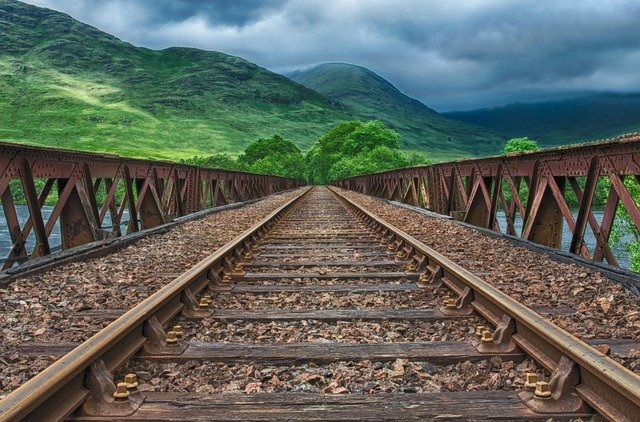
#> input picture computer-vision/image-processing/railway.jpg, 640 x 422 px
$ jupyter execute image-processing-2.ipynb
#> lines starting #> are read from the running program, lines starting #| are printed output that depends on the picture; after the words box and inside, x2 and y2 are one past the last pixel; in counts of white or black regions, pixels touching at a corner belong together
# Serie Image processing: post 2, The histograms

[cell 1]
import matplotlib.pyplot as plt
from skimage.io import imread, imshow
from skimage import exposure
import matplotlib.pyplot as plt
from skimage.color import rgb2gray
import numpy as np

## Display original image

[cell 2]
image1 = imread('railway.jpg') #, as_gray=True)
#> image1 is the input picture: shape (422, 640, 3); mean R, G, B 94, 101.7, 93.1
#image1_Gray = rgb2gray(image1)
image1_Gray = imread('railway.jpg', as_gray=True)
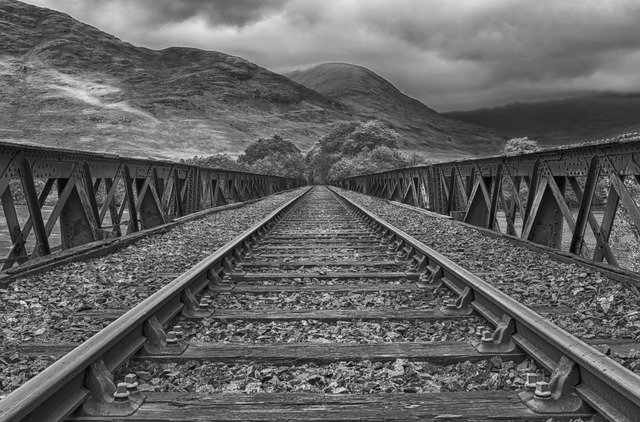
#> image1_Gray: shape (422, 640) float64; min 0, max 0.975, mean 0.39

[cell 3]
imshow(image1)

### Convert image in Black and white only

[cell 4]
im = np.where(image1_Gray>128/256, 0, 1)
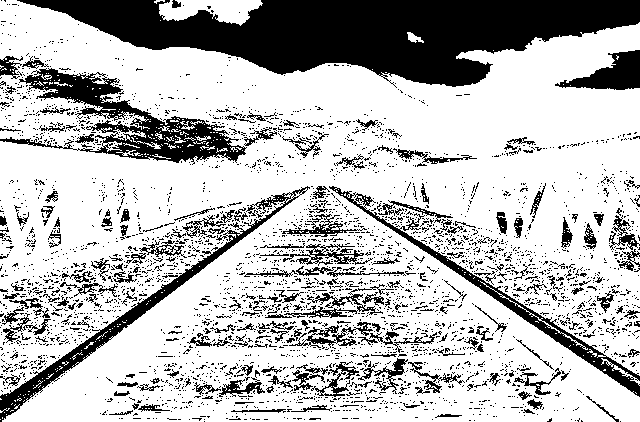
#> im: shape (422, 640) int64; values 0 (black) and 1 (white), 73% white; 3464 black regions (3241 under 20 px), largest, box (x1, y1, x2, y2) and area: (17, 0, 640, 88) 29538, (0, 68, 247, 165) 6640, (0, 186, 310, 422) 4120
imshow(im, cmap=plt.get_cmap('gray'))

[cell 5]
im

[cell 6]
image1_Gray.shape
#> Out = (422, 640)

### Grayscale image

[cell 7]
image1_Gray

[cell 8]
imshow(image1_Gray)

[cell 9]
def histGrayScale(img):
    _, axes = plt.subplots(ncols=2, figsize=(12, 3))
    ax = axes.ravel()
    ax[0].imshow(img)
    ax[0].set_title('Image')
    hist = exposure.histogram(img)
    ax[1].plot(hist[0])
histGrayScale(image1_Gray)
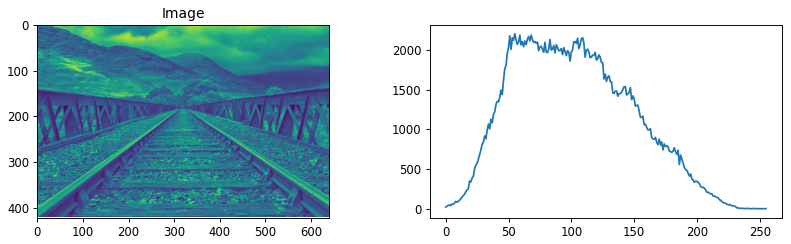
#> figure drawn by matplotlib, 2 panels; panel 2: curve peaks at x = 55, y = 2206

[cell 10]
histGrayScale(im)

For a better rendering you need to use the good colormap (https://predictablynoisy.com/matplotlib/api/_as_gen/matplotlib.pyplot.get_cmap.html)

[cell 11]
def histGrayScale(img):
    _, axes = plt.subplots(ncols=2, figsize=(12, 3))
    ax = axes.ravel()
    ax[0].imshow(img, cmap=plt.get_cmap('gray'))
    ax[0].set_title('Image')
    hist = exposure.histogram(img)
    ax[1].plot(hist[0])
histGrayScale(image1_Gray)
#> figure, not shown here; panel 2: curve peaks at x = 55, y = 2206

[cell 12]
image1_Gray.ndim
#> Out = 2

### Display histogram for image 1 (colored)

[cell 13]
def histColor(img):
    _, axes = plt.subplots(ncols=2, figsize=(12, 3))
    axes[0].imshow(img)
    axes[0].set_title('Image')
    axes[1].set_title('Histogram')
    axes[1].plot(exposure.histogram(img[...,0])[0], color='red')
    axes[1].plot(exposure.histogram(img[...,1])[0], color='green')
    axes[1].plot(exposure.histogram(img[...,2])[0], color='blue')
histColor(image1)
#> figure, not shown here; panel 2: curve peaks at x = 64, y = 2450; panel 2: curve peaks at x = 60, y = 2199; panel 2: curve peaks at x = 80, y = 2612

# Function to display image and histogram together

[cell 14]
def imageHist(image):
    _, axis = plt.subplots(ncols=2, figsize=(12, 3))
    if (image.ndim == 2):
        # Grascale Image
        axis[0].imshow(image, cmap=plt.get_cmap('gray'))
        axis[1].set_title('Histogram')
        axis[0].set_title('Grayscale Image')
        hist = exposure.histogram(image)
        axis[1].plot(hist[0])
    else:
        # Color image
        axis[0].imshow(image)
        axis[1].set_title('Histogram')
        axis[0].set_title('Colored Image')
        rgbcolors = ['red', 'green', 'blue']
        for i, mycolor in enumerate(rgbcolors):
            axis[1].plot(exposure.histogram(image[...,i])[0], color=mycolor)

[cell 15]
imageHist(image1)
#> figure, not shown here; panel 2: curve peaks at x = 64, y = 2450; panel 2: curve peaks at x = 60, y = 2199; panel 2: curve peaks at x = 80, y = 2612

## Histograms

[cell 16]
G = imread('G.jpg')
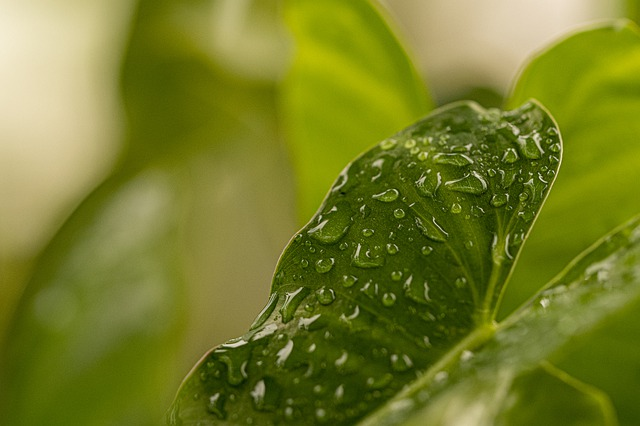
#> input picture computer-vision/image-processing/G.jpg, 640 x 426 px
#> G is the input picture: shape (426, 640, 3); mean R, G, B 117.8, 125.5, 39.6
B = imread('B.jpg')
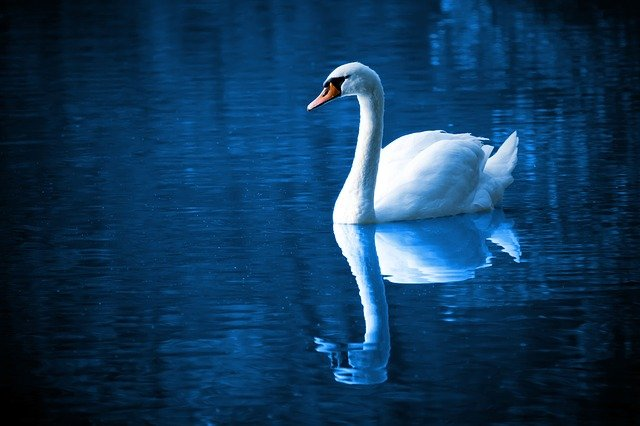
#> input picture computer-vision/image-processing/B.jpg, 640 x 426 px
#> B is the input picture: shape (426, 640, 3); mean R, G, B 16.2, 56.5, 91.7
R = imread('R.jpg')
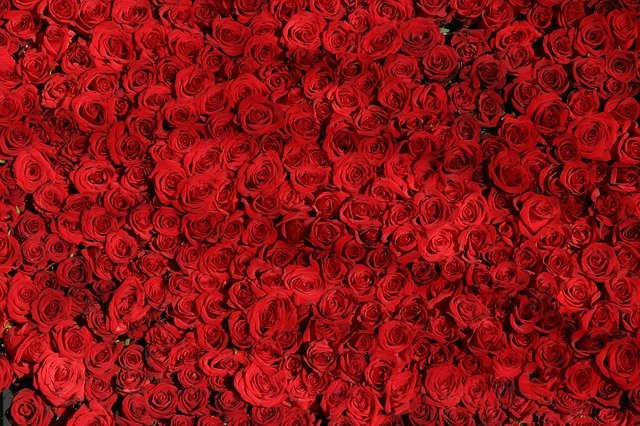
#> input picture computer-vision/image-processing/R.jpg, 640 x 426 px
#> R is the input picture: shape (426, 640, 3); mean R, G, B 140.5, 17.3, 20.5

[cell 17]
histColor(G)
#> figure, not shown here; panel 2: curve peaks at x = 139, y = 3106; panel 2: curve peaks at x = 123, y = 3578; panel 2: curve peaks at x = 0, y = 51923

[cell 18]
histColor(B)
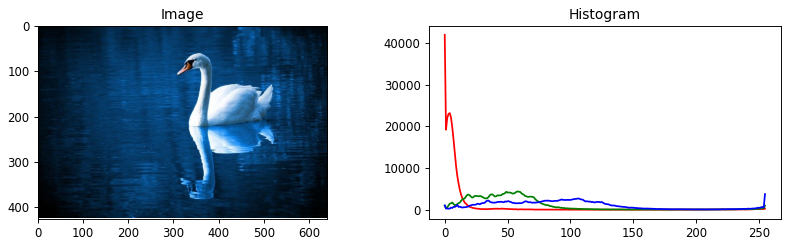
#> figure drawn by matplotlib, 2 panels; panel 2: curve peaks at x = 0, y = 41903; panel 2: curve peaks at x = 58, y = 4434; panel 2: curve peaks at x = 255, y = 3795

[cell 19]
histColor(R)
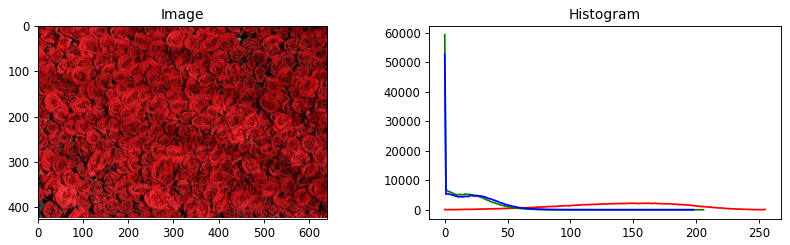
#> figure drawn by matplotlib, 2 panels; panel 2: curve peaks at x = 162, y = 2250; panel 2: curve peaks at x = 0, y = 59333; panel 2: curve peaks at x = 0, y = 52590

# Histogram with OpenCV

[cell 20]
import cv2 as cv
img = cv.imread('railway.jpg')

[cell 21]
color = ('b','g','r')
for i,col in enumerate(color):
    histr = cv.calcHist([img],[i],None,[256],[0,256])
    plt.plot(histr,color = col)
    plt.xlim([0,256])
plt.show()
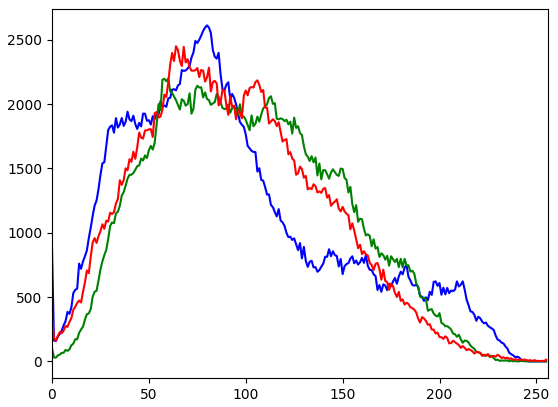
#> figure drawn by matplotlib, 1 panel; curve peaks at x = 80, y = 2612; curve peaks at x = 60, y = 2199; curve peaks at x = 64, y = 2450

[cell 22]
def histogramOpenCV(_img):
    _, axis = plt.subplots(ncols=2, figsize=(12, 3))
    axis[0].imshow(_img)
    axis[1].set_title('Histogram')
    axis[0].set_title('Image')
    rgbcolors = ['red', 'green', 'blue']
    for i,col in enumerate(color):
        histr = cv.calcHist([_img],[i],None,[256],[0,256])
        axis[1].plot(histr,color = col)

[cell 23]
histogramOpenCV(img)
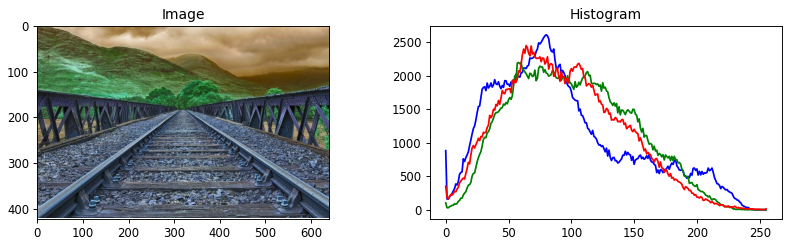
#> figure drawn by matplotlib, 2 panels; B, G, R data is drawn as R, G, B; panel 2: curve peaks at x = 80, y = 2612; panel 2: curve peaks at x = 60, y = 2199; panel 2: curve peaks at x = 64, y = 2450
